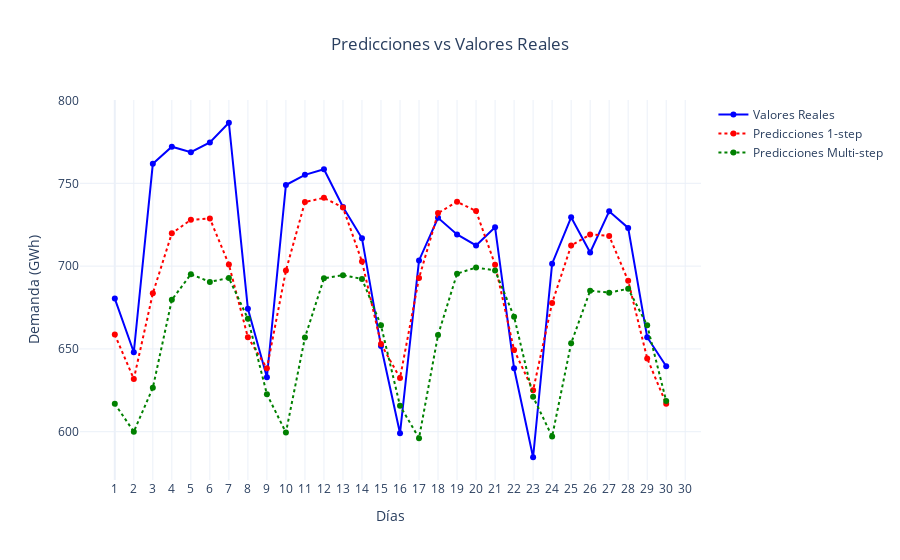

Notebook cell for this chart:
### Code cell
# Graficar predicciones
grafica_predicciones(real_1step, pred_1step, pred_multistep)

### Figure 1 — Plotly figure (JSON) as saved in the notebook; plotly's stock layout.template omitted (floating-point values rounded to 4 significant figures)
{"data": [{"line": {"color": "blue", "width": 2}, "marker": {"size": 6}, "mode": "lines+markers", "name": "Valores Reales", "type": "scatter", "y": [680.4, 648.0, 761.8, 772.1, 768.8, 774.7, 786.6, 674.2, 632.9, 749.0, 755.1, 758.5, 735.7, 716.8, 651.7, 599.1, 703.4, 729.1, 719.2, 712.5, 723.4, 638.3, 584.6, 701.5, 729.5, 708.2, 733.1, 723.1, 657.1, 639.5]}, {"line": {"color": "red", "dash": "dot", "width": 2}, "marker": {"size": 6}, "mode": "lines+markers", "name": "Predicciones 1-step", "type": "scatter", "y": [658.6, 631.8, 683.6, 719.8, 728.0, 728.7, 701.0, 657.0, 638.3, 697.3, 738.7, 741.2, 735.4, 702.8, 653.0, 632.4, 692.8, 732.0, 738.9, 733.3, 700.9, 649.3, 625.0, 677.7, 712.4, 719.2, 718.2, 691.2, 644.3, 616.9]}, {"line": {"color": "green", "dash": "dot", "width": 2}, "marker": {"size": 6}, "mode": "lines+markers", "name": "Predicciones Multi-step", "type": "scatter", "y": [616.9, 600.0, 626.5, 679.7, 695.1, 690.5, 692.8, 668.2, 622.6, 599.5, 656.9, 692.6, 694.5, 692.3, 664.2, 615.7, 596.1, 658.4, 695.4, 699.2, 697.4, 669.5, 621.0, 597.1, 653.4, 685.2, 684.0, 686.3, 664.3, 618.5]}], "layout": {"hovermode": "x", "title": {"text": "Predicciones vs Valores Reales", "x": 0.5}, "xaxis": {"ticktext": ["1", "2", "3", "4", "5", "6", "7", "8", "9", "10", "11", "12", "13", "14", "15", "16", "17", "18", "19", "20", "21", "22", "23", "24", "25", "26", "27", "28", "29", "30"], "tickvals": [0, 1, 2, 3, 4, 5, 6, 7, 8, 9, 10, 11, 12, 13, 14, 15, 16, 17, 18, 19, 20, 21, 22, 23, 24, 25, 26, 27, 28, 29, 30], "title": {"text": "Días"}}, "yaxis": {"title": {"text": "Demanda (GWh)"}}}}
